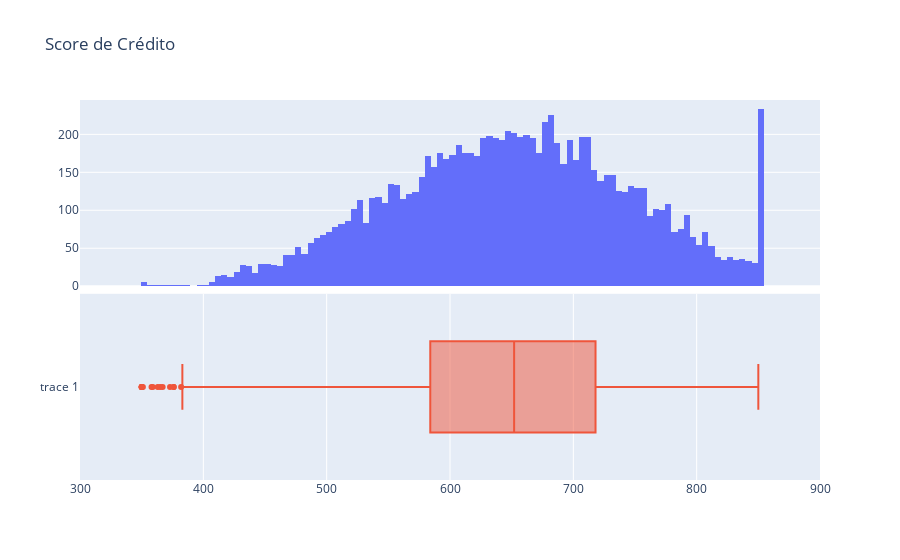

Notebook code for this chart:
### Code cell
from plotly.subplots import make_subplots
fig = make_subplots(rows=2, cols=1, shared_xaxes=True, vertical_spacing=0.02)

fig.add_trace(go.Histogram(x = df.ScoreCredito), row=1, col=1)
fig.add_trace(go.Box(x = df.ScoreCredito, orientation='h'), row=2, col=1)
fig.update_layout(showlegend=False, title='Score de Crédito')
fig.update_xaxes(range=(300, 900))

fig.show()

### Figure 1 — Plotly figure (JSON) as saved in the notebook; plotly's stock layout.template omitted (floating-point values rounded to 4 significant figures; data arrays with more than 128 entries replaced by an {"elided": "..."} marker saying what was removed)
{"data": [{"type": "histogram", "x": {"elided": "10000 int values"}, "xaxis": "x", "yaxis": "y"}, {"orientation": "h", "type": "box", "x": {"elided": "10000 int values"}, "xaxis": "x2", "yaxis": "y2"}], "layout": {"showlegend": false, "title": {"text": "Score de Crédito"}, "xaxis": {"anchor": "y", "domain": [0, 1], "matches": "x2", "range": [300, 900], "showticklabels": false}, "xaxis2": {"anchor": "y2", "domain": [0, 1], "range": [300, 900]}, "yaxis": {"anchor": "x", "domain": [0.51, 1]}, "yaxis2": {"anchor": "x2", "domain": [0, 0.49]}}}
